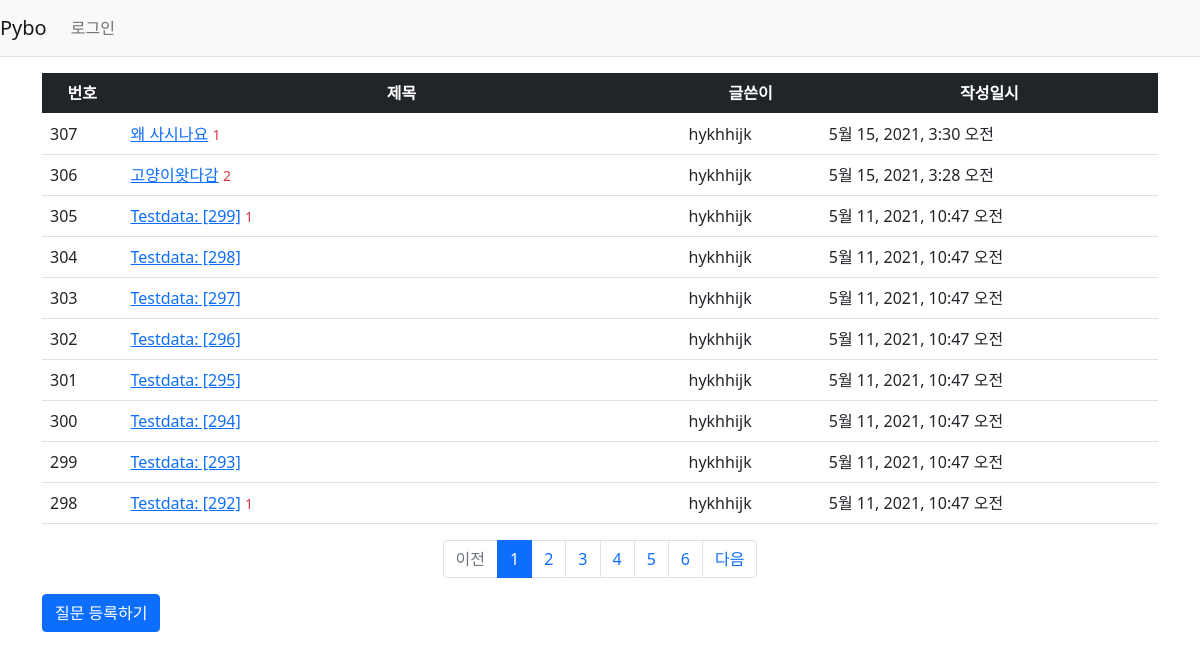
Screenshot of /pybo/ with the database file from the repository.
### pybo/models.py (models this page shows, shortened)
class Question(models.Model):
    subject = models.CharField(max_length=200)
    content = models.TextField()
    create_date = models.DateTimeField()
    author = models.ForeignKey(User, on_delete=models.CASCADE)
    modify_date = models.DateField(null=True, blank=True)

### pybo/views.py (the view)
# urls.py: path('', views.index, name="index"),
def index(request):
    page = request.GET.get('page', '1')
    question_list = Question.objects.order_by('-create_date')   #-가 붙어있으므로 작성일시의 역순임
    paginator = Paginator(question_list, 10)
    page_obj = paginator.get_page(page)
    context = {'question_list': page_obj}                       #paginator로 묶은 question_list를 넘겨주기때문에 template에서 page_obj의 속성을 사용가능
    return render(request, 'pybo/question_list.html', context)      #context를 html파일에 적용하여 코드로 변환시킴

### pybo/templatetags/filter.py (called while the page is built)
@register.filter    #함수앞에 @~(에너테이션) 적용하여 템플릿에서 필터로 사용가능
def sub(value, arg):
    return value -arg

### templates/pybo/question_list.html
{% extends 'base3.html' %}
{% block content %}
{% load filter %}
{% load static %}
<link rel="stylesheet" type="text/css" href="{% static 'bootstrap.css' %}">
<div class="container my-3">
    <table class="table">
    <thead>
    <tr class="text-center table-dark">
        <th>번호</th>
        <th style="width:50%">제목</th>
        <th>글쓴이</th>
        <th>작성일시</th>
    </tr>
    </thead>
    <tbody>
    {% if question_list %}
    {% for question in question_list %}
    <tr calss="text-center">
        <td>
            {{ question_list.paginator.count|sub:question_list.start_index|sub:forloop.counter0|add:1 }}
        </td>
        <td class="text-left">
            <a href="{% url 'pybo:detail' question.id %}">{{ question.subject }}</a>
            {% if question.answer_set.count > 0 %}
            <span class="text-danger small ml-2"> {{ question.answer_set.count }}</span>
            {% endif %}
        </td>
        <td>{{question.author.username }}</td>
        <td>
            {{question.create_date}}
        </td>
    </tr>
    {% endfor %}
    {% else %}
    <tr>
        <td colspan="3">질문이 없습니다</td>
    </tr>
    {% endif %}
    </tbody>
    </table>
    <ul class="pagination justify-content-center">
        {% if question_list.has_previous %}
        <li class="page-item">
            <a class="page-link" href="?page={{ question_list.previous_page_number }}">이전</a>
        </li>
        {% else %}
        <li class="page-item disabled">
            <a class="page-link" tabindex-"-1" aria-disabled="true" href="#">이전</a>
        </li>
        {% endif %}
        {% for page_number in question_list.paginator.page_range %}
            {% if page_number >= question_list.number|add:-5 and page_number <= question_list.number|add:5 %}
                {% if page_number == question_list.number %}
                <li class="page-item active" aria-current="page">
                    <a class="page-link" href="?page={{ page_number }}">{{ page_number}}</a>
                </li>
                {% else %}
                <li class="page-item" aria-current="page">
                    <a class="page-link" href="?page={{ page_number }}">{{ page_number}}</a>
                </li>
                {% endif %}
            {% endif %}
        {% endfor %}
        {% if question_list.has_next %}
        <li class="page-item">
            <a class="page-link" href="?page={{ question_list.next_page_number }}">다음</a>
        </li>
        {% else %}
        <li class="page-item disabled">
            <a class="page-link" tabindex-"-1" aria-disabled="true" href="#">다음</a>
        </li>
        {% endif %}
    </ul>
    <a href="{% url 'pybo:question_create' %}" class="btn btn-primary">질문 등록하기</a>
</div>
{% endblock %}

### templates/base3.html (shortened to what this page needs)
{% load static %}
<!doctype html>
<html lang="ko">
<head>
    <link rel="stylesheet" type="text/css" href="{% static 'bootstrap.css' %}">
</head>
<body>
  {% include "navbar.html" %}
  {% block content %}{% endblock %}
</body>
</html>

### templates/navbar.html (shortened to what this page needs)
<nav class="navbar navbar-expand-lg navbar-light bg-light border-bottom">
    <a class="navbar-brand" href="{% url 'pybo:index' %}">Pybo</a>
    <div class="collapse navbar-collapse flex-grow-0" id="navbarNav">
      <ul class="navbar-nav">
        <li calss="nav-item ">
        {% if user.is_authenticated %}
        <a class="nav-link" href="{% url 'common:logout' %}">{{ user.username }} (로그아웃) </a>
        {% else %}
          <a class="nav-link" href="{% url 'common:login' %}">로그인</a>
        {% endif %}
        </li>
      </ul>
    </div>
  </nav>

### rows the page displays
Question: paginator.count|sub "307", subject "왜 사시나요", answer_set.count "1", author.username "hykhhijk", create_date "5월 15, 2021, 3:30 오전"
Question: paginator.count|sub "306", subject "고양이왓다감", answer_set.count "2", author.username "hykhhijk", create_date "5월 15, 2021, 3:28 오전"
Question: paginator.count|sub "305", subject "Testdata: [299]", answer_set.count "1", author.username "hykhhijk", create_date "5월 11, 2021, 10:47 오전"
Question: paginator.count|sub "304", subject "Testdata: [298]", author.username "hykhhijk", create_date "5월 11, 2021, 10:47 오전"
Question: paginator.count|sub "303", subject "Testdata: [297]", author.username "hykhhijk", create_date "5월 11, 2021, 10:47 오전"
Question: paginator.count|sub "302", subject "Testdata: [296]", author.username "hykhhijk", create_date "5월 11, 2021, 10:47 오전"
Question: paginator.count|sub "301", subject "Testdata: [295]", author.username "hykhhijk", create_date "5월 11, 2021, 10:47 오전"
Question: paginator.count|sub "300", subject "Testdata: [294]", author.username "hykhhijk", create_date "5월 11, 2021, 10:47 오전"
Question: paginator.count|sub "299", subject "Testdata: [293]", author.username "hykhhijk", create_date "5월 11, 2021, 10:47 오전"
Question: paginator.count|sub "298", subject "Testdata: [292]", answer_set.count "1", author.username "hykhhijk", create_date "5월 11, 2021, 10:47 오전"

### other values shown
{{ page_number }} "1"
{{ page_number }} "2" "3" "4" "5" "6"
